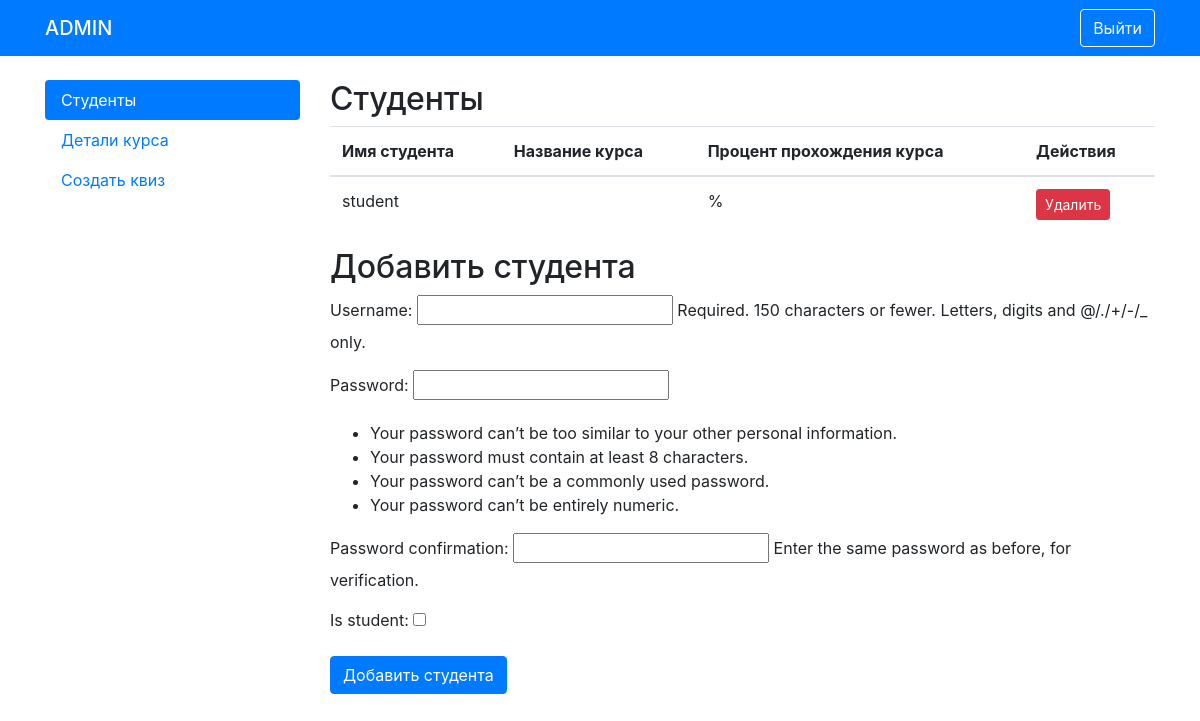
The app's page /admin_page/ (signed in), older data.
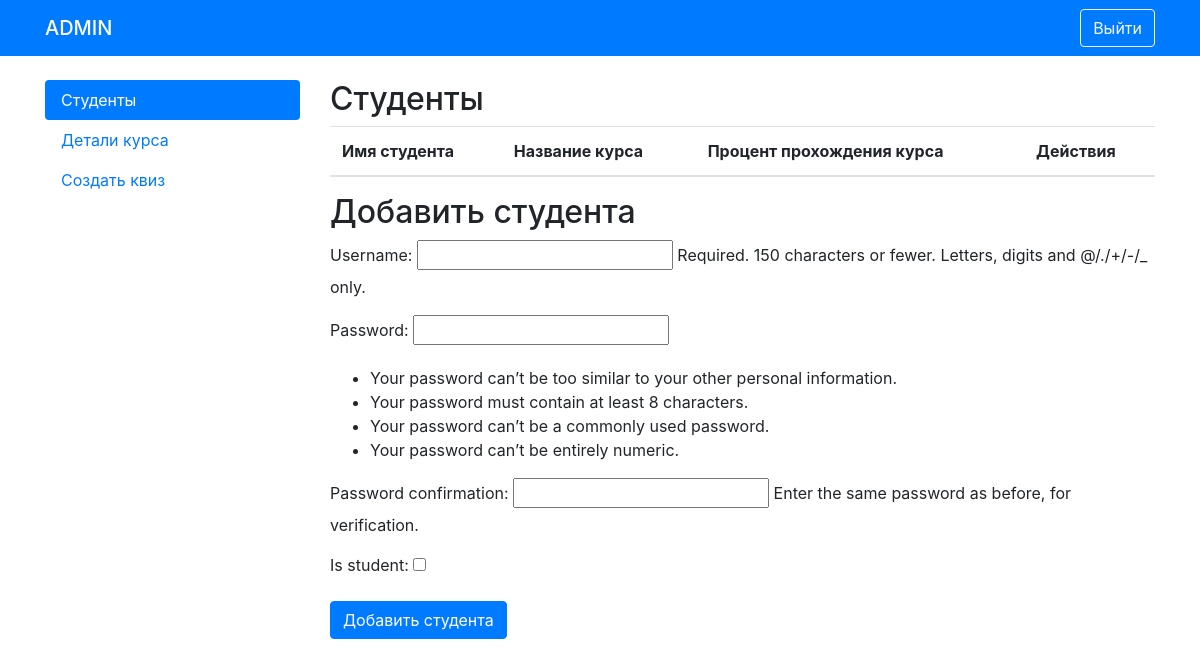
The same page, newer data.
### courses/models.py (models this page shows)
class User(AbstractUser):
    is_student = models.BooleanField(default=False)
    is_admin = models.BooleanField(default=False)
    groups = models.ManyToManyField(
        Group,
        related_name='custom_user_set',
        blank=True,
        help_text='The groups this user belongs to.',
        verbose_name='groups'
    )
    user_permissions = models.ManyToManyField(
        Permission,
        related_name='custom_user_permissions_set',
        blank=True,
        help_text='Specific permissions for this user.',
        verbose_name='user permissions'
    )

### courses/views.py (the view, shortened to what this page needs)
# urls.py: path('admin_page/', views.admin_page, name='admin_page'),
@login_required
def admin_page(request):
    student_form = StudentRegistrationForm()
    lesson_form = LessonCreationForm()
    module_form = ModuleCreationForm()
    course_form = CourseCreationForm()
    students = User.objects.filter(is_student=True)
    lessons = Lesson.objects.all()
    modules = Module.objects.all()
    courses = Course.objects.all()
    quizzes = Quiz.objects.all()  # Получаем список квизов
    context = {
        'student_form': student_form,
        'lesson_form': lesson_form,
        'module_form': module_form,
        'course_form': course_form,
        'students': students,
        'lessons': lessons,
        'modules': modules,
        'courses': courses,
        'quizzes': quizzes,  # Добавляем квизы в контекст
    }
    return render(request, 'courses/admin_page_test.html', context)

### courses/forms.py
class StudentRegistrationForm(UserCreationForm):
    class Meta:
        model = User
        fields = ['username', 'password1', 'password2', 'is_student']

class LessonCreationForm(forms.ModelForm):
    class Meta:
        model = Lesson
        fields = ['title', 'video', 'pdf']

### courses/templates/courses/admin_page_test.html (shortened to what this page needs)
{% load static %}
<!DOCTYPE html>
<html lang="en">
<head>
    <link rel="stylesheet" href="https://stackpath.bootstrapcdn.com/bootstrap/4.5.2/css/bootstrap.min.css">
    <link rel="stylesheet" href="{% static 'styles.css' %}">
</head>
<body>
<header class="navbar navbar-dark bg-primary">
    <div class="container">
        <span class="navbar-brand mb-0 h1">ADMIN</span>
        <a href="{% url 'logout' %}" class="btn btn-outline-light" id="logout-btn">Выйти</a>
    </div>
</header>
<div class="container mt-4">
    <div class="row">
        <div class="col-md-3">
            <div class="nav flex-column nav-pills" id="v-pills-tab" role="tablist" aria-orientation="vertical">
                <a class="nav-link active" id="v-pills-students-tab" data-toggle="pill" href="#v-pills-students" role="tab" aria-controls="v-pills-students" aria-selected="true">Студенты</a>
                <a class="nav-link" id="v-pills-edit-course-tab" data-toggle="pill" href="#v-pills-edit-course" role="tab" aria-controls="v-pills-edit-course" aria-selected="false">Детали курса</a>
                <a class="nav-link" id="v-pills-create-quiz-tab" data-toggle="pill" href="#v-pills-create-quiz" role="tab" aria-controls="v-pills-create-quiz" aria-selected="false">Создать квиз</a>
            </div>
        </div>
        <div class="col-md-9">
            <div class="tab-content" id="v-pills-tabContent">
                <div class="tab-pane fade show active" id="v-pills-students" role="tabpanel" aria-labelledby="v-pills-students-tab">
                    <h2>Студенты</h2>
                    <div class="student-list">
                        <table class="table">
                            <thead>
                                <tr>
                                    <th>Имя студента</th>
                                    <th>Название курса</th>
                                    <th>Процент прохождения курса</th>
                                    <th>Действия</th>
                                </tr>
                            </thead>
                            <tbody>
                                {% for student in students %}
                                <tr>
                                    <td>{{ student.username }}</td>
                                    <td>{{ student.course }}</td>
                                    <td>{{ student.progress }}%</td>
                                    <td>
                                        <form method="post" action="{% url 'delete_student' student.id %}">
                                            <button type="submit" class="btn btn-danger btn-sm" onclick="return confirm('Вы уверены?')">Удалить</button>
                                        </form>
                                    </td>
                                </tr>
                                {% endfor %}
                            </tbody>
                        </table>
                    </div>
                    <h2>Добавить студента</h2>
                    <form method="post">
                        {{ student_form.as_p }}
                        <button type="submit" class="btn btn-primary" name="add_student">Добавить студента</button>
                    </form>
                </div>
            </div>
        </div>
    </div>
</div>
</body>
</html>

Row changes from the older to the newer data that the page shows:
removed User: username "student"
